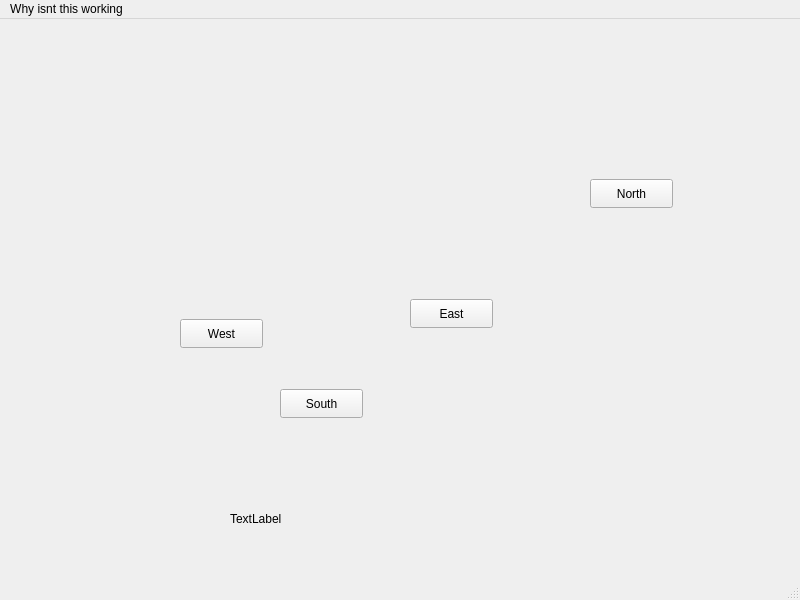
<?xml version="1.0" encoding="UTF-8"?>
<ui version="4.0">
 <class>MainWindow</class>
 <widget class="QMainWindow" name="MainWindow">
  <property name="geometry">
   <rect>
    <x>0</x>
    <y>0</y>
    <width>800</width>
    <height>600</height>
   </rect>
  </property>
  <property name="windowTitle">
   <string>MainWindow</string>
  </property>
  <widget class="QWidget" name="centralwidget">
   <widget class="QPushButton" name="NorthButton">
    <property name="geometry">
     <rect>
      <x>590</x>
      <y>160</y>
      <width>83</width>
      <height>29</height>
     </rect>
    </property>
    <property name="text">
     <string>North</string>
    </property>
   </widget>
   <widget class="QPushButton" name="EastButton">
    <property name="geometry">
     <rect>
      <x>410</x>
      <y>280</y>
      <width>83</width>
      <height>29</height>
     </rect>
    </property>
    <property name="text">
     <string>East</string>
    </property>
   </widget>
   <widget class="QPushButton" name="WestButton">
    <property name="geometry">
     <rect>
      <x>180</x>
      <y>300</y>
      <width>83</width>
      <height>29</height>
     </rect>
    </property>
    <property name="text">
     <string>West</string>
    </property>
   </widget>
   <widget class="QPushButton" name="SouthButton">
    <property name="geometry">
     <rect>
      <x>280</x>
      <y>370</y>
      <width>83</width>
      <height>29</height>
     </rect>
    </property>
    <property name="text">
     <string>South</string>
    </property>
   </widget>
   <widget class="QLabel" name="Output">
    <property name="geometry">
     <rect>
      <x>230</x>
      <y>490</y>
      <width>311</width>
      <height>20</height>
     </rect>
    </property>
    <property name="text">
     <string>TextLabel</string>
    </property>
   </widget>
  </widget>
  <widget class="QMenuBar" name="menubar">
   <property name="geometry">
    <rect>
     <x>0</x>
     <y>0</y>
     <width>800</width>
     <height>25</height>
    </rect>
   </property>
   <widget class="QMenu" name="menuWhy_isnt_this_working">
    <property name="title">
     <string>Why isnt this working</string>
    </property>
   </widget>
   <addaction name="menuWhy_isnt_this_working"/>
  </widget>
  <widget class="QStatusBar" name="statusbar"/>
 </widget>
 <resources/>
 <connections/>
</ui>
